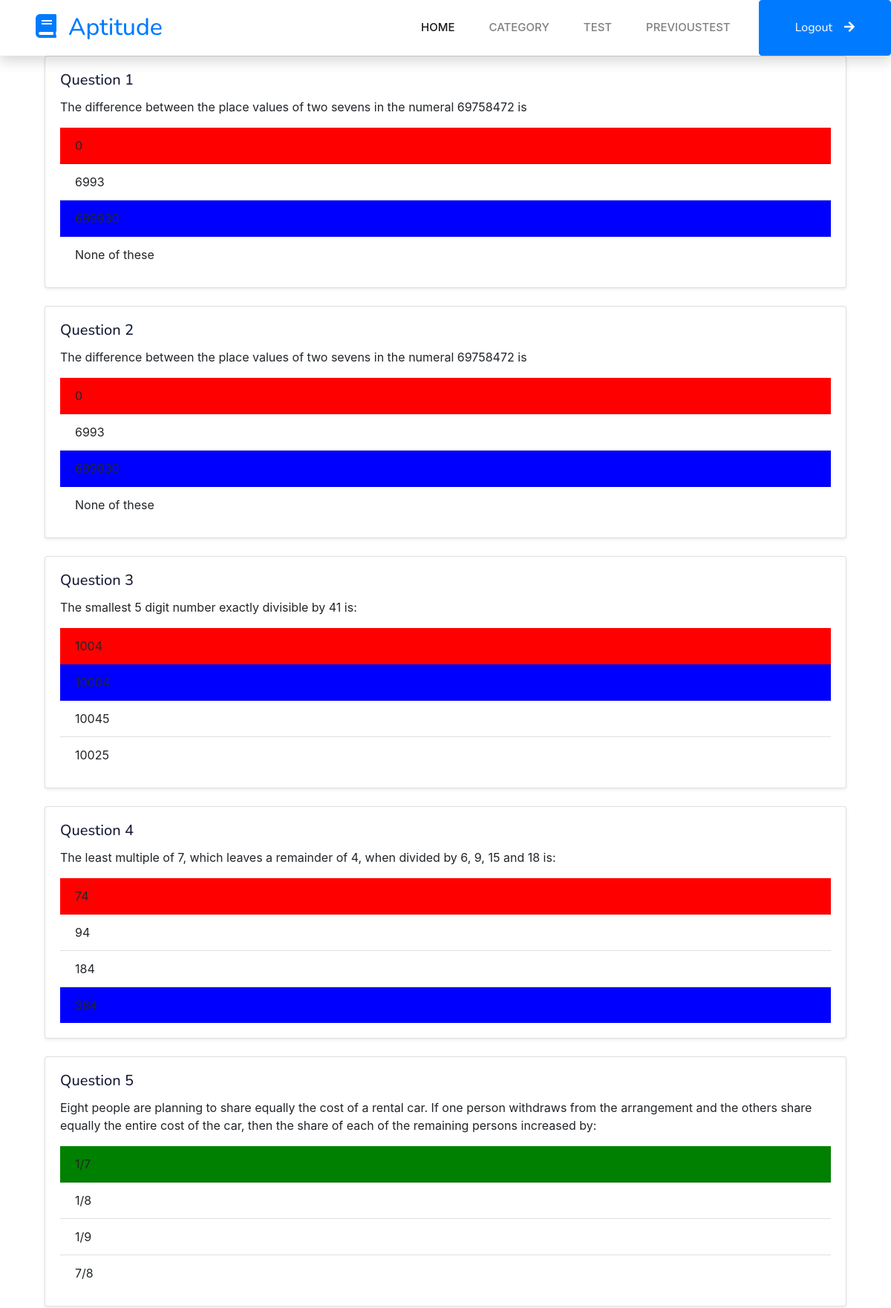
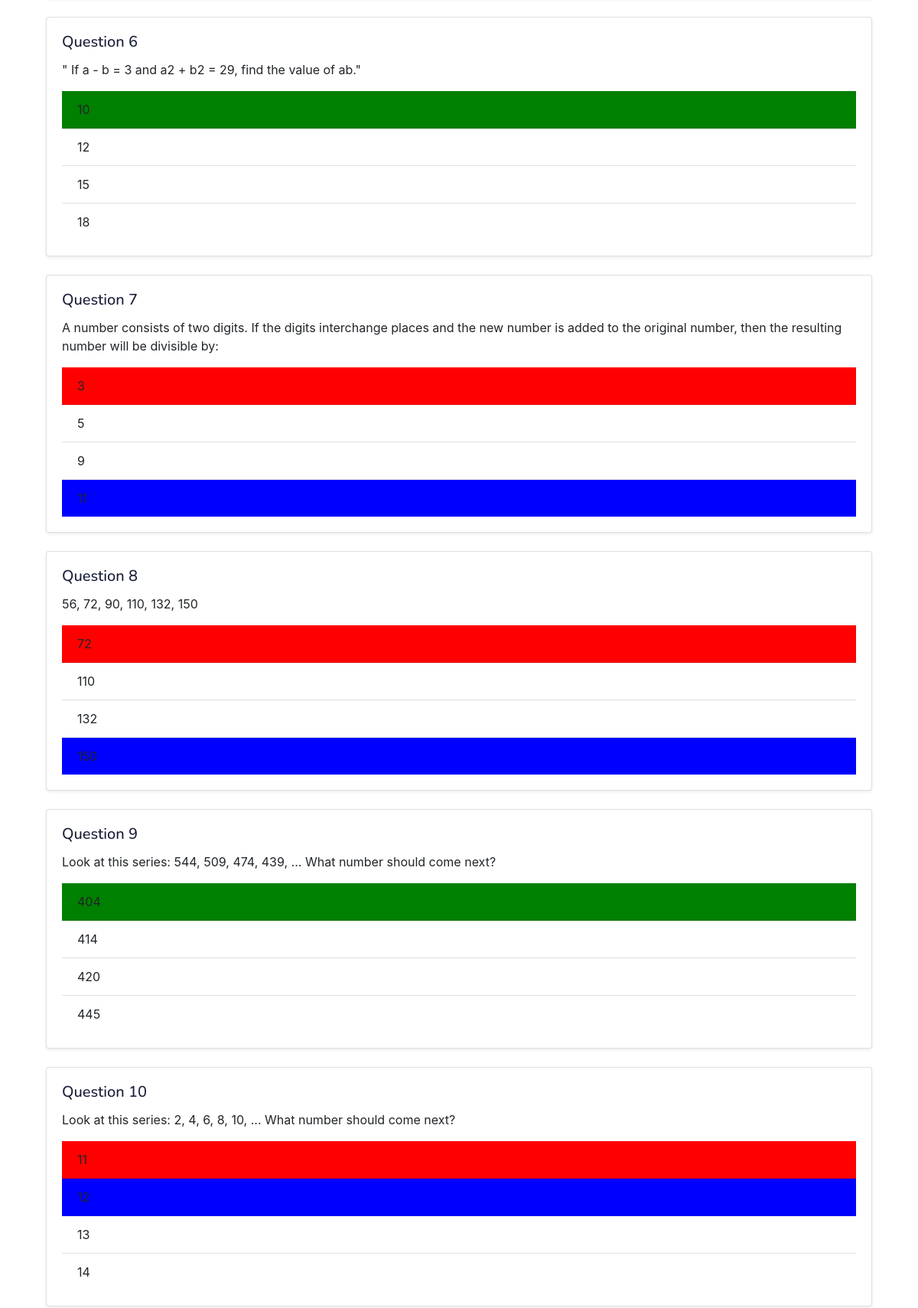
Screenshot of /User/TestQuestions/67 (upper part) with the database file from the repository (2 pictures, top to bottom).
### User/models.py (models this page shows)
class tbl_test_question(models.Model):
    test_question_id = models.AutoField(primary_key=True)
    test_question_answer=models.CharField(max_length=100,null=True)
    question_id=models.ForeignKey(tbl_question,on_delete=models.CASCADE)
    test_id=models.ForeignKey(tbl_test,on_delete=models.CASCADE)
    test_question_score=models.CharField(max_length=100)

### Master/models.py (models this page shows)
class tbl_question(models.Model):
    question_id = models.AutoField(primary_key=True)
    question_content=models.CharField(max_length=500)
    question_score=models.IntegerField()
    option_1=models.CharField(max_length=500)
    option_2=models.CharField(max_length=500)
    option_3=models.CharField(max_length=500)
    option_4=models.CharField(max_length=500)
    answer=models.CharField(max_length=500)
    category_id=models.ForeignKey(tbl_category,on_delete=models.CASCADE)
    answer_key=models.CharField(max_length=500,null=True)

### User/views.py (the view)
# urls.py: path('TestQuestions/<int:tid>', views.TestQuestions,name='TestQuestions'),
def TestQuestions(request, tid):
    attended_questions = tbl_test_question.objects.filter(test_id=tid)
    return render(request, 'User/TestQuestions.html', {'Questions': attended_questions})

### User/Templates/User/TestQuestions.html (shortened to what this page needs)
{% extends 'User/Include.html' %}
{% load static %}
{% block content %}
<!DOCTYPE html>
<html lang="en">
<head>
    <link href="https://stackpath.bootstrapcdn.com/bootstrap/4.5.2/css/bootstrap.min.css" rel="stylesheet" />
</head>
<body>
    <div class="container">
        <form method="POST">
            {% for question in Questions %}
            <div class="col-md-12 mb-4">
                <div class="card shadow-sm">
                    <div class="card-body">
                        <h5 class="card-title">Question {{ forloop.counter }}</h5>
                        <p class="card-text">{{ question.question_id.question_content }}</p>
                        <ul class="list-group list-group-flush">
                            <li class="list-group-item
                            {% if question.question_id.answer == question.test_question_answer and question.question_id.answer == question.question_id.option_1 %}
                                green
                            {% elif question.question_id.option_1 == question.test_question_answer %}
                                red
                            {% elif question.question_id.option_1 == question.question_id.answer %}
                                blue
                            {% endif %}
                            ">{{ question.question_id.option_1 }}</li>
                            <li class="list-group-item
                            {% if question.question_id.answer == question.test_question_answer and question.question_id.answer == question.question_id.option_2 %}
                                green
                            {% elif question.question_id.option_2 == question.test_question_answer %}
                                red
                            {% elif question.question_id.option_2 == question.question_id.answer %}
                                blue
                            {% endif %}
                            ">{{ question.question_id.option_2 }} </li>
                            <li class="list-group-item
                            {% if question.question_id.answer == question.test_question_answer and question.question_id.answer == question.question_id.option_3 %}
                                green
                            {% elif question.question_id.option_3 == question.test_question_answer %}
                                red
                            {% elif question.question_id.option_3 == question.question_id.answer %}
                                blue
                            {% endif %}
                            ">{{ question.question_id.option_3 }} </li>
                            <li class="list-group-item
                            {% if question.question_id.answer == question.test_question_answer and question.question_id.answer == question.question_id.option_4 %}
                                green
                            {% elif question.question_id.option_4 == question.test_question_answer %}
                                red
                            {% elif question.question_id.option_4 == question.question_id.answer %}
                                blue
                            {% endif %}
                            ">{{ question.question_id.option_4 }} </li>
                        </ul>
                    </div>
                </div>
            </div>
            {% endfor %}
        </form>
    </div>
</body>
</html>
{% endblock %}

### Guest/static/Main/css/style.css (style rules this page uses)
:root { --primary: #06BBCC; --light: #F0FBFC; --dark: #181d38; }

### User/Templates/User/TestQuestions.html (style rules this page uses)
.green { background-color: green; }
.red { background-color: red; }
.blue { background-color: blue; }

### rows the page displays
tbl_test_question: question_id.question_content "The difference between the place values of two sevens in the numeral 69758472 is", question_id.option_1 "0", question_id.option_2 "6993", question_id.option_4 "None of these"
tbl_test_question: question_id.question_content "The difference between the place values of two sevens in the numeral 69758472 is", question_id.option_1 "0", question_id.option_2 "6993", question_id.option_4 "None of these"
tbl_test_question: question_id.question_content "The smallest 5 digit number exactly divisible by 41 is:", question_id.option_1 "1004", question_id.option_3 "10045", question_id.option_4 "10025"
tbl_test_question: question_id.question_content "The least multiple of 7, which leaves a remainder of 4, when divided by 6, 9, 15 and 18 is:", question_id.option_1 "74", question_id.option_2 "94", question_id.option_3 "184"
tbl_test_question: question_id.question_content "Eight people are planning to share equally the cost of a rental car. If one person withdraws from the arrangement and the others share equally the entire cost of the car, then the share of each of the remaining persons increased by:", question_id.option_1 "1/7", question_id.option_2 "1/8", question_id.option_3 "1/9", question_id.option_4 "7/8"
tbl_test_question: question_id.question_content "\" If a - b = 3 and a2 + b2 = 29, find the value of ab.\"", question_id.option_1 "10", question_id.option_2 "12", question_id.option_3 "15", question_id.option_4 "18"
tbl_test_question: question_id.question_content "A number consists of two digits. If the digits interchange places and the new number is added to the original number, then the resulting number will be divisible by:", question_id.option_1 "3", question_id.option_2 "5", question_id.option_3 "9"
tbl_test_question: question_id.question_content "56, 72, 90, 110, 132, 150", question_id.option_1 "72", question_id.option_2 "110", question_id.option_3 "132"
tbl_test_question: question_id.question_content "Look at this series: 544, 509, 474, 439, ... What number should come next?", question_id.option_1 "404", question_id.option_2 "414", question_id.option_3 "420", question_id.option_4 "445"
tbl_test_question: question_id.question_content "Look at this series: 2, 4, 6, 8, 10, ... What number should come next?", question_id.option_1 "11", question_id.option_3 "13", question_id.option_4 "14"
